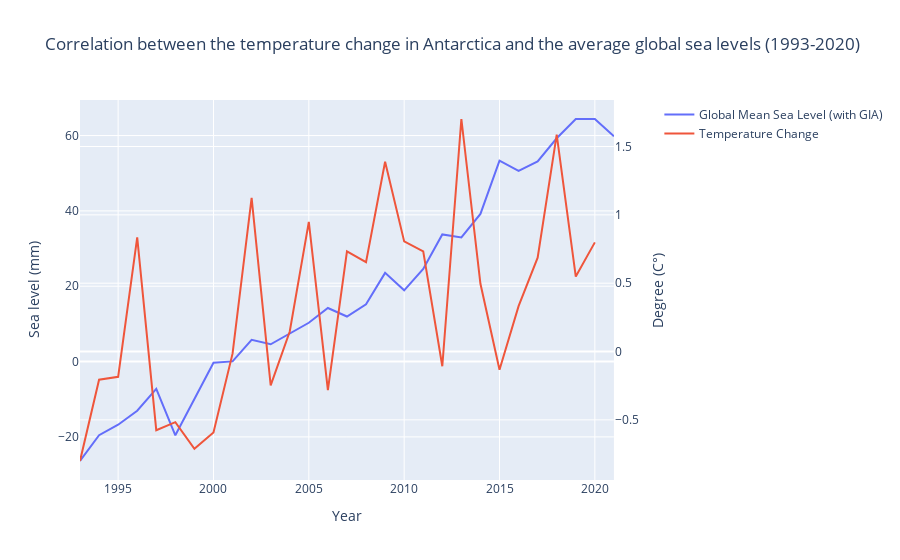

This figure's notebook cell:
### Markdown cell above
## Correlation between melting icebergs and rising sea levels

### Code cell
fig = make_subplots(specs=[[{"secondary_y": True}]])

fig.add_trace(
    go.Scatter(x=sealevels["year"], y=sealevels["GMSL_GIA"], name="Global Mean Sea Level (with GIA)"),
    secondary_y=False,
)

fig.add_trace(
    go.Scatter(x=sealevels["year"], y=new_temp_df["Value"], name="Temperature Change"),
    secondary_y=True,
)

fig.update_layout(
    title_text="Correlation between the temperature change in Antarctica and the average global sea levels (1993-2020)"
)

fig.update_xaxes(title_text="Year")

fig.update_yaxes(title_text="Sea level (mm)", secondary_y=False)
fig.update_yaxes(title_text="Degree (C°)", secondary_y=True)

fig.show()

### Figure 1 — Plotly figure (JSON) as saved in the notebook; plotly's stock layout.template omitted (floating-point values rounded to 4 significant figures)
{"data": [{"name": "Global Mean Sea Level (with GIA)", "type": "scatter", "x": [1993, 1994, 1995, 1996, 1997, 1998, 1999, 2000, 2001, 2002, 2003, 2004, 2005, 2006, 2007, 2008, 2009, 2010, 2011, 2012, 2013, 2014, 2015, 2016, 2017, 2018, 2019, 2020, 2021], "xaxis": "x", "y": [-26.4, -19.56, -16.76, -13.05, -7.27, -19.57, -9.93, -0.3, 0.04, 5.78, 4.58, 7.43, 10.3, 14.21, 11.96, 15.21, 23.54, 18.9, 24.57, 33.75, 32.95, 39.2, 53.32, 50.64, 53.12, 59.28, 64.39, 64.39, 59.8], "yaxis": "y"}, {"name": "Temperature Change", "type": "scatter", "x": [1993, 1994, 1995, 1996, 1997, 1998, 1999, 2000, 2001, 2002, 2003, 2004, 2005, 2006, 2007, 2008, 2009, 2010, 2011, 2012, 2013, 2014, 2015, 2016, 2017, 2018, 2019, 2020, 2021], "xaxis": "x", "y": [-0.8009, -0.2059, -0.1848, 0.8352, -0.5757, -0.517, -0.7121, -0.5924, -0.01541, 1.124, -0.2475, 0.1468, 0.9485, -0.2825, 0.7327, 0.6541, 1.389, 0.8054, 0.7326, -0.1077, 1.701, 0.496, -0.1334, 0.3317, 0.6869, 1.587, 0.5486, 0.7986], "yaxis": "y2"}], "layout": {"title": {"text": "Correlation between the temperature change in Antarctica and the average global sea levels (1993-2020)"}, "xaxis": {"anchor": "y", "domain": [0, 0.94], "title": {"text": "Year"}}, "yaxis": {"anchor": "x", "domain": [0, 1], "title": {"text": "Sea level (mm)"}}, "yaxis2": {"anchor": "x", "overlaying": "y", "side": "right", "title": {"text": "Degree (C°)"}}}}
